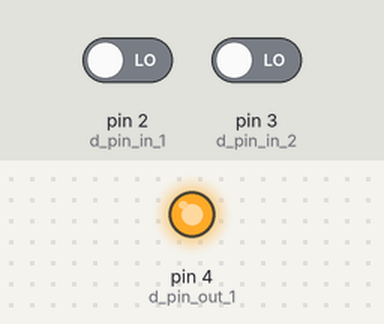
The sketch below on a simulated Arduino Uno, built with avr-gcc and run on an emulated ATmega328P. On the bench: output pins drawn as LEDs (lit = HIGH). The inputs (shaded band) are chosen by the test bench; at power-on: pin 2 (d_pin_in_1) LOW, pin 3 (d_pin_in_2) LOW.

Above: at 2.8 s.
2.9 s: pin 2 (d_pin_in_1) driven HIGH and pin 3 (d_pin_in_2) driven HIGH
At 3.7 s:
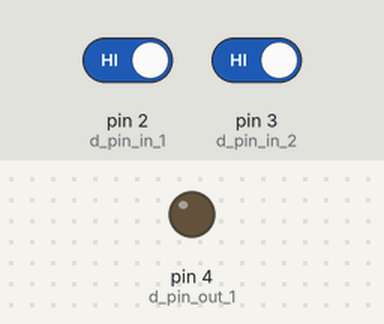
4.5 s: pin 2 (d_pin_in_1) driven LOW
At 6.2 s:
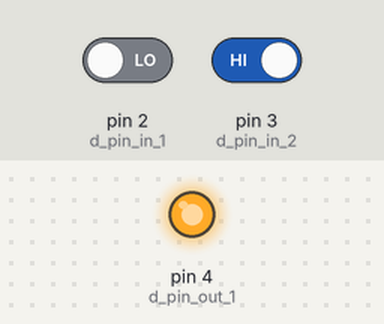
6.5 s: pin 2 (d_pin_in_1) driven HIGH
At 8.0 s:
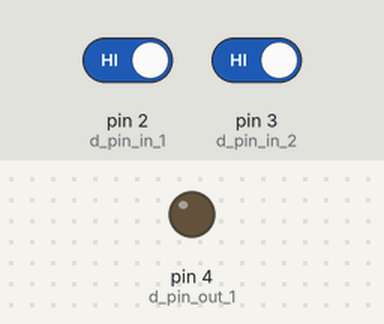
Timing chart, 0 to 9.5 s (numbered marks = the images above; inputs shaded):
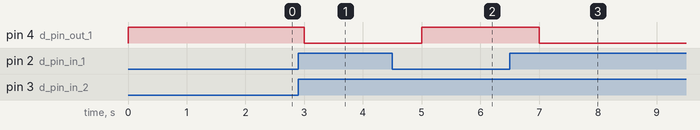

Measured:
- after the input at 2.9 s, pin 4 (d_pin_out_1): HIGH → LOW after 0.10 s
- after the input at 4.5 s, pin 4 (d_pin_out_1): LOW → HIGH after 0.50 s
- after the input at 6.5 s, pin 4 (d_pin_out_1): HIGH → LOW after 0.50 s

The sketch:

Lab2_Logical_NAND.ino
```cpp
/*
  Lab2_Logical_NAND

  Arduino program to emulate a Logical NAND

  Name: Kumar Ramesh
  PUID: 0032813975
*/

static const int d_pin_in_1 = 2;
static const int d_pin_in_2 = 3;
static const int d_pin_out_1 = 4;

void setup() {
  pinMode(d_pin_out_1, OUTPUT);
}

void loop() {
  int A = digitalRead(d_pin_in_1);
  int B = digitalRead(d_pin_in_2);
  int Z = !(A && B);
  digitalWrite(d_pin_out_1, Z);
  delay(1000);
}
```
